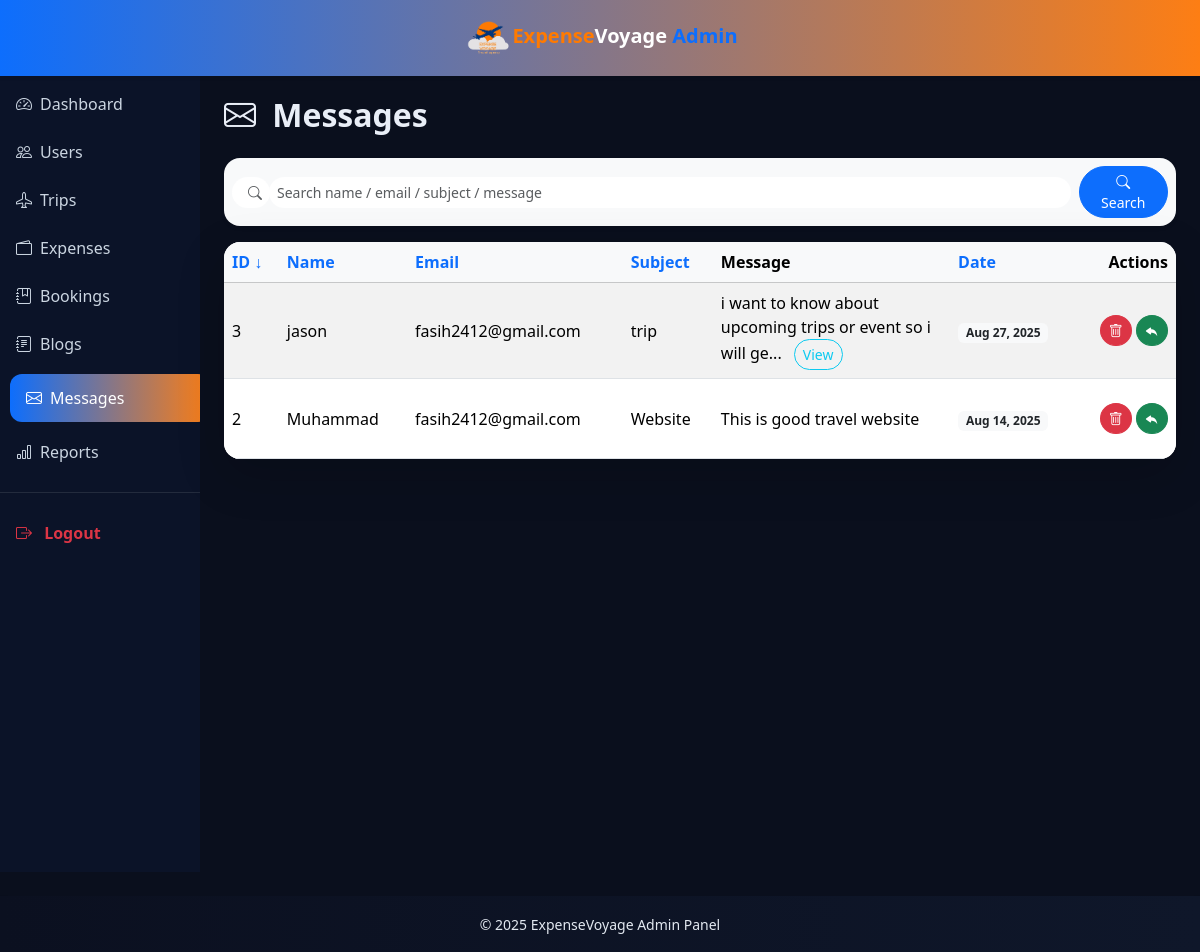
/admin/messages.php (signed in), run on the app's committed database.
### tables this page shows
CREATE TABLE `contact_messages` (
  `id` int(11) NOT NULL,
  `name` varchar(100) NOT NULL,
  `email` varchar(150) NOT NULL,
  `subject` varchar(200) DEFAULT NULL,
  `message` text NOT NULL,
  `created_at` timestamp NOT NULL DEFAULT current_timestamp()
);

### admin/helpers.php (called while the page is built, shortened)
<?php
function paginate($total, $page, $per_page){
  $pages = max(1, (int)ceil($total/$per_page));
  $page = max(1, min($page, $pages));
  $offset = ($page-1)*$per_page;
  return [$page,$pages,$offset];
}

### admin/messages.php (the view, shortened to what this page needs)
<?php
require_once "connect.php";
require_once "helpers.php";
require_once "inc/admin-header.php";
require_once "inc/admin-sidebar.php";
$q = trim($_GET['q'] ?? '');
$page = (int)($_GET['page'] ?? 1);
$per_page = 10;
$sort = $_GET['sort'] ?? 'id';
$order = $_GET['order'] ?? 'desc';
$order = strtolower($order)==='asc' ? 'ASC' : 'DESC';
$where = " WHERE 1 ";
$params=[]; $types='';
$count_sql = "SELECT COUNT(*) c FROM contact_messages".$where;
$stmt = $conn->prepare($count_sql);
$stmt->execute();
$total = (int)$stmt->get_result()->fetch_assoc()['c'];
list($page,$pages,$offset) = paginate($total,$page,$per_page);
$sql = "SELECT id, name, email, subject, message, created_at
        FROM contact_messages $where ORDER BY $sort $order LIMIT ?,?";
$stmt = $conn->prepare($sql);
if($types){
  $types.='ii'; $params[]=$offset; $params[]=$per_page;
  $stmt->bind_param($types, ...$params);
}else{
  $stmt->bind_param('ii',$offset,$per_page);
}
$stmt->execute();
$res = $stmt->get_result();
function sort_link($col,$label,$sort,$order,$q){
  $newOrder = ($sort==$col && $order=='ASC')?'desc':'asc';
  $icon = '';
  if($sort==$col){
    $icon = $order=='ASC' ? '↑' : '↓';
  }
  $url = "messages.php?sort=$col&order=$newOrder".($q?"&q=".urlencode($q):"");
  return "<a href='$url' class='text-decoration-none'>$label $icon</a>";
}
?>
<main class="col-12 col-md-12 col-lg-10 p-4">
  <div class="d-flex justify-content-between align-items-center mb-4">
    <h2 class="fw-bold text-gradient mb-0 page-heading" data-aos="fade-right">
      <i class="bi bi-envelope me-2" ></i> Messages
    </h2>
  </div>
  <form class="search-box d-flex align-items-center gap-2 p-2 rounded-4 shadow-sm bg-light my-3"
  method="get" data-aos="fade-left">
  <div class="input-group input-group-sm flex-grow-1">
    <span class="input-group-text bg-white border-0 rounded-pill ps-3">
      <i class="bi bi-search text-muted"></i>
    </span>
    <input type="text"
           class="form-control form-control-sm border-0 rounded-pill"
           placeholder="Search name / email / subject / message"
           name="q"
           value="<?= htmlspecialchars($q) ?>" maxlength="50">
  </div>
  <button class="btn btn-sm btn-primary rounded-pill px-3">
    <i class="bi bi-search"></i> Search
  </button>
</form>
  <div class="card shadow-lg border-0 rounded-4 overflow-hidden" data-aos="fade-up">
    <div class="table-responsive" style="overflow-x:auto; -webkit-overflow-scrolling:touch;">
     <table id="messages-table" class="table table-hover table-striped align-middle mb-0">
        <thead class="table-light">
          <tr>
            <th><?= sort_link('id','ID',$sort,$order,$q) ?></th>
            <th><?= sort_link('name','Name',$sort,$order,$q) ?></th>
            <th><?= sort_link('email','Email',$sort,$order,$q) ?></th>
            <th><?= sort_link('subject','Subject',$sort,$order,$q) ?></th>
            <th>Message</th>
            <th><?= sort_link('created_at','Date',$sort,$order,$q) ?></th>
            <th class="text-end">Actions</th>
          </tr>
        </thead>
        <tbody>
          <?php while($m = $res->fetch_assoc()): ?>
            <tr>
              <td><?= $m['id'] ?></td>
              <td><?= htmlspecialchars($m['name']) ?></td>
              <td><?= htmlspecialchars($m['email']) ?></td>
              <td><?= htmlspecialchars($m['subject']) ?></td>
              <td style="max-width:200px; white-space:normal; word-break:break-word;">
                <?= htmlspecialchars(mb_strimwidth($m['message'],0,60,"...")) ?>
                <?php if(strlen($m['message']) > 60): ?>
                  <button type="button"
                          class="btn btn-sm btn-outline-info rounded-pill ms-2"
                          data-bs-toggle="modal"
                          data-bs-target="#viewMsgModal"
                          data-id="<?= $m['id'] ?>"
                          data-name="<?= htmlspecialchars($m['name']) ?>"
                          data-email="<?= htmlspecialchars($m['email']) ?>"
                          data-subject="<?= htmlspecialchars($m['subject']) ?>"
                          data-message="<?= htmlspecialchars($m['message']) ?>"
                          data-date="<?= date("M d, Y H:i", strtotime($m['created_at'])) ?>">
                    View
                  </button>
                <?php endif; ?>
              </td>
              <td><span class="badge bg-light text-dark"><?= date("M d, Y", strtotime($m['created_at'])) ?></span></td>
              <td class="text-end">
                <form method="post" class="d-inline"
                      onsubmit="return confirm('Delete this message?');">
                  <button class="btn btn-sm btn-danger rounded-circle" title="Delete">
                    <i class="bi bi-trash"></i>
                  </button>
                </form>
                <a href="mailto:<?= htmlspecialchars($m['email']) ?>?subject=Re: <?= urlencode($m['subject']) ?>"
                   class="btn btn-sm btn-success rounded-circle my-3" title="Reply via Email">
                  <i class="bi bi-reply-fill"></i>
                </a>
              </td>
            </tr>
          <?php endwhile; ?>
        </tbody>
      </table>
    </div>
  </div>
</main>
<?php require_once "inc/admin-footer.php"; ?>

### admin/assets/admin.css (style rules this page uses)
html, body { height: 100%; }
html, body { overflow-x: hidden; }

### admin/inc/admin-header.php (style rules this page uses)
:root { --primary:#0d6efd; --accent:#fd7e14; --dark:#0b1020; --light:#f8f9fa; }
body { background:#0a0f1d; color:#e9eef7; font-family:"Segoe UI",sans-serif; }

### admin/messages.php (style rules this page uses)
.table-responsive { overflow-x: auto !important; -webkit-overflow-scrolling: touch !important; }
#messages-table { min-width: 850px !important; }
#messages-table th { white-space: nowrap !important; font-weight: 600 !important; }
#messages-table td { white-space: normal !important; word-break: break-word !important; vertical-align: middle !important; }
#messages-table td.text-end { white-space: nowrap !important; }

### data on the page
contact_messages: id "3", name "jason", email "fasih2412@gmail.com", subject "trip", message "i want to know about upcoming trips or event so i will ge...", created_at "Aug 27, 2025"
contact_messages: id "2", name "Muhammad", email "fasih2412@gmail.com", subject "Website", message "This is good travel website", created_at "Aug 14, 2025"

### other printed values
$label "Dashboard Users Trips Expenses Bookings Blogs Messages"
$label "ID Name Email Subject Date"
$icon "↓"
